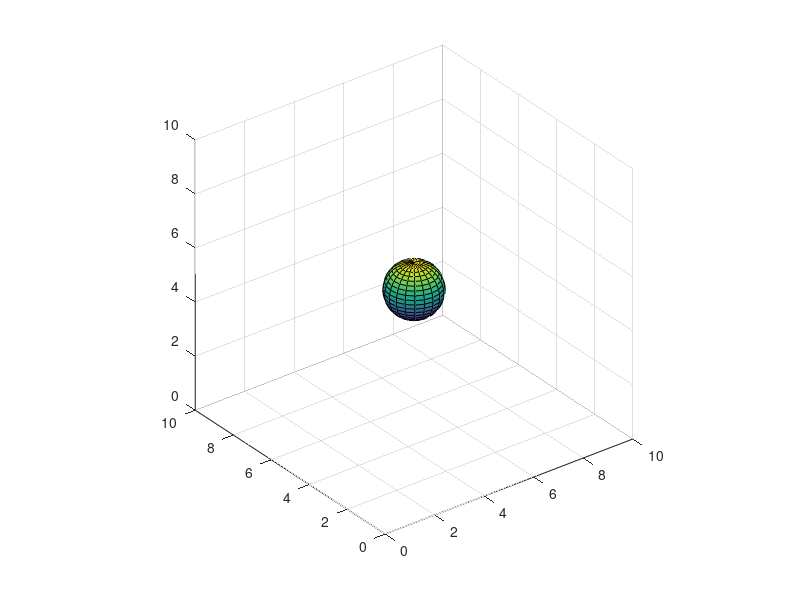

Reproduce this figure in MATLAB.
[x,y,z] = sphere;
figure;
pause
for t=1:.1:5
   surf(x+t,y+t,z+t)
   axis square
   xlim([0,10]),ylim([0,10]), zlim([0,10])
   pause(.1)
end
%print(gcf,'-dtiffn','-r100',['demoSphere'])